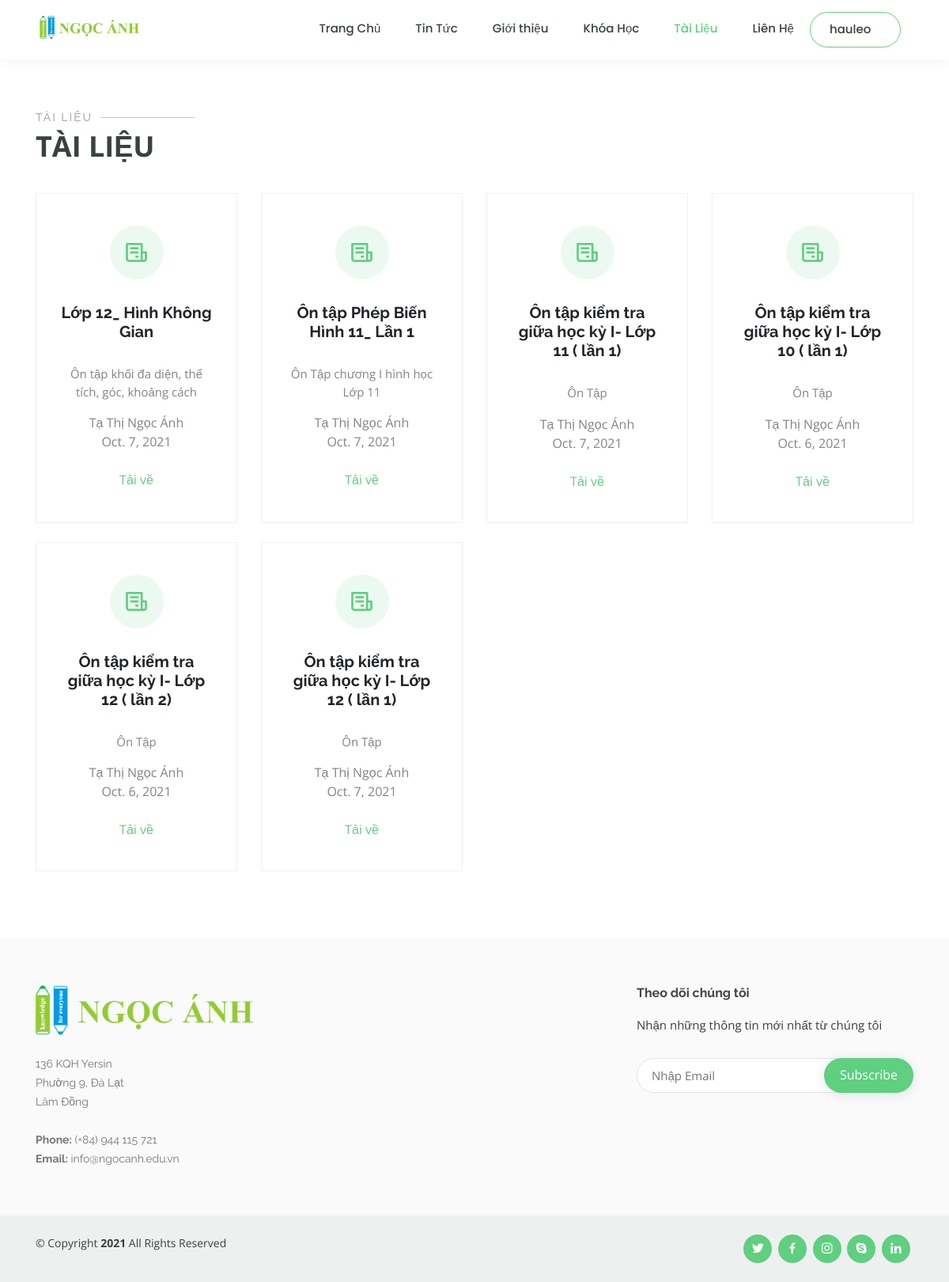
The page /documents (signed in) on the database its author committed.
### home/models.py (models this page shows, shortened)
class Document(models.Model):
    headline     = models.CharField("Tiêu đề",max_length=50)
    pubday       = models.DateField("Ngày đăng")
    name_teacher = models.ForeignKey(Teacher, on_delete=models.CASCADE)
    content      = models.TextField("Nội dung",default='')
    file = models.FileField(default='',upload_to='')
    class Meta:
        ordering = ['-id']
        db_table = "Document"

class Teacher(models.Model):
    first_name  = models.CharField("Họ",max_length=30)
    last_name   = models.CharField("Tên",max_length=30)
    email       = models.EmailField("Email")
    image       = models.ImageField(null=True)
    def __str__(self):
        return "%s %s" % (self.first_name, self.last_name)
    class Meta:
        db_table = "Teacher"

### home/views.py (the view)
# urls.py: url(r"^documents$",views.Documents, name="documents"),
@login_required(login_url="/login")
def Documents(request):
    documents   = Document.objects.all()
    return render(
        request=request,
        template_name="documents.html",
        context={
            'documents': documents,
        }
    )

### home/templates/documents.html (shortened to what this page needs)
<!DOCTYPE html>
<html lang="en">
<head>
  {% load static %}
  <link rel="stylesheet" type="text/css" href="{% static 'assets/vendor/bootstrap/css/bootstrap.min.css'%}">
  <link rel="stylesheet" type="text/css" href="{% static 'assets/vendor/icofont/icofont.min.css'%}">
  <link rel="stylesheet" type="text/css" href="{% static 'assets/vendor/boxicons/css/boxicons.min.css'%}">
  <link rel="stylesheet" type="text/css" href="{% static 'assets/vendor/remixicon/remixicon.css'%}">
  <link rel="stylesheet" type="text/css" href="{% static 'assets/vendor/owl.carousel/assets/owl.carousel.min.css'%}">
  <link rel="stylesheet" type="text/css" href="{% static 'assets/vendor/animate.css/animate.min.css'%}">
  <link rel="stylesheet" type="text/css" href="{% static 'assets/vendor/aos/aos.css'%}">
  <link rel="stylesheet" type="text/css" href="{% static 'assets/css/style.css'%}">
  <link rel="stylesheet" type="text/css" href="https://cdnjs.cloudflare.com/ajax/libs/font-awesome/6.0.0-beta2/css/all.min.css">
</head>
<body>
  <header id="header" class="fixed-top">
    <div class="container d-flex align-items-center" >
      <h1 class="logo mr-auto"><a href="{% url 'index'%}" style="font-weight: bold;"><img src="{% static 'assets/img/logo.jpg' %}"></a></h1>
      <nav class="nav-menu d-none d-lg-block" style="padding-right: 2vh;">
        <ul>
          <li><a href="{% url 'index'%}">Trang Chủ</a></li>
          <li><a href="{% url 'news'%}">Tin Tức</a></li>
          <li><a href="{% url 'about'%}">Giới thiệu</a></li>
          <li><a href="{% url 'course'%}">Khóa Học</a></li>
          <li class="active"><a href="{% url 'documents'%}">Tài Liệu</a></li>
          <li><a href="{% url 'contact'%}">Liên Hệ</a></li>
          {% if user.is_authenticated %}
            <li class="drop-down  hover-user"><a href="">{{user.username}}</a>
            {% else %}
                      <a href="{% url 'login_user'%}" class="get-started-btn" style="color: white;">Đăng Nhập</a>
                </li>
              </ul>
            </li>
          {% endif %}
      </nav>
    </div>
  </header>
  <main id="main">
    <div class="container">
      <div class="section-title" style="padding-bottom: 0; padding-top: 9rem;">
        <h2>TÀI LIỆU</h2>
        <p>TÀI LIỆU</p>
      </div>
      <section id="why-us" class="why-us" style="padding-top: 2rem;">
        <div class="icon-boxes d-flex flex-column justify-content-center">
          <div class="row">
            {% for document in documents %}
              <div class="col-xl-3 d-flex align-items-stretch">
                <div class="icon-box mt-4 mt-xl-0">
                  <i class="bx bx-receipt"></i>
                  <h4>{{document.headline}}</h4>
                  <p>{{document.content}}</p>
                  <span style="color: #848484;">{{document.name_teacher}}</span> <br>
                  <span style="color: #848484;">{{document.pubday}}</span> <br> <br>
                  {% if user.is_authenticated %}
                    <div class="rm-doc">
                        <a href="{{document.file.url}}" target="_blank">Tải về</a>
                    </div>
                  {% else %}
                    <div class="rm-doc" >
                      <a href="##" title="Vui lòng đăng nhập để tải về">Tải về</a>
                    </div>
                  {% endif %}
                </div>
              </div>
            {% endfor %}
          </div>
        </div>
      </section>
    </div>
  </main>
  <footer id="footer">
    <div class="footer-top">
      <div class="container">
        <div class="row">
          <div class="col-lg-3 col-md-6 footer-contact">
            <img src="{% static 'assets/img/final_logo.png' %}" style="padding-bottom: 3vh; width: 108%;">
            <p>
              136 KQH Yersin <br>
              Phường 9, Đà Lạt<br>
              Lâm Đồng <br><br>
              <strong>Phone:</strong> (+84) 944 115 721<br>
              <strong>Email:</strong> info@ngocanh.edu.vn<br>
            </p>
          </div>
          <div class="col-lg-2 col-md-6 footer-links">
          </div>
          <div class="col-lg-3 col-md-6 footer-links">
          </div>
          <div class="col-lg-4 col-md-6 footer-newsletter">
            <h4>Theo dõi chúng tôi</h4>
            <p>Nhận những thông tin mới nhất từ chúng tôi</p>
            <form action="" method="post">
              <input type="email" name="email" placeholder="Nhập Email" ><input type="submit" value="Subscribe" phac>
            </form>
          </div>
        </div>
      </div>
    </div>
    <div class="container d-md-flex py-4">
      <div class="mr-md-auto text-center text-md-left">
        <div class="copyright">
          &copy; Copyright <strong><span>2021</span></strong> All Rights Reserved
        </div>
        <div class="credits">
        </div>
      </div>
      <div class="social-links text-center text-md-right pt-3 pt-md-0">
        <a href="#" class="twitter"><i class="bx bxl-twitter"></i></a>
        <a href="https://www.facebook.com/daythemdalat" class="facebook"><i class="bx bxl-facebook"></i></a>
        <a href="#" class="instagram"><i class="bx bxl-instagram"></i></a>
        <a href="#" class="google-plus"><i class="bx bxl-skype"></i></a>
        <a href="#" class="linkedin"><i class="bx bxl-linkedin"></i></a>
      </div>
    </div>
  </footer>
</body>
</html>

### home/static/assets/css/style.css (style rules this page uses)
body { font-family: "Open Sans", sans-serif; }
a { color: #5fcf80; }
h1, h2, h3, h4, h5, h6 { font-family: "Raleway", sans-serif; }
#header { background: #fff; transition: all 0.5s; z-index: 997; padding: 15px 0; box-shadow: 0px 0 18px rgba(55, 66, 59, 0.08); }
#header .logo { font-size: 32px; margin: 0; padding: 0; line-height: 1; font-weight: 600; letter-spacing: 1px; text-transform: uppercase; }
#header .logo a { color: #5fcf80; }
#header .logo img { max-height: 40px; }
.hover-user { border: 1px solid #5fcf80; border-radius: 40px; }
.nav-menu ul { margin: 0; padding: 0; list-style: none; }
.nav-menu > ul { display: flex; }
.nav-menu > ul > li { position: relative; white-space: nowrap; padding: 10px 0 10px 24px; }
.nav-menu a { display: block; position: relative; color: #37423b; transition: 0.3s; font-size: 15px; font-family: "Poppins", sans-serif; font-weight: 500; margin-right: 20px; }
.nav-menu a:hover, .nav-menu .active > a, .nav-menu li:hover > a { color: #5fcf80; }
.nav-menu .drop-down > a:after { content: "\ea99"; font-family: IcoFont; padding-left: 5px; }
.mobile-nav { position: fixed; top: 55px; right: 15px; bottom: 15px; left: 15px; z-index: 9999; overflow-y: auto; background: #fff; transition: ease-in-out 0.2s; opacity: 0; visibility: hidden; border-radius: 10px; padding: 10px 0; }
.mobile-nav * { margin: 0; padding: 0; list-style: none; }
.mobile-nav a { display: block; position: relative; color: #37423b; padding: 10px 20px; font-weight: 500; outline: none; }
.mobile-nav a:hover, .mobile-nav .active > a, .mobile-nav li:hover > a { color: #5fcf80; text-decoration: none; }
.mobile-nav .drop-down > a:after { content: "\ea99"; font-family: IcoFont; padding-left: 10px; position: absolute; right: 15px; }
.mobile-nav .drop-down > a { padding-right: 35px; }
section { padding: 60px 0; overflow: hidden; }
.section-title { padding-bottom: 40px; }
.section-title h2 { font-size: 14px; font-weight: 500; padding: 0; line-height: 1px; margin: 0 0 5px 0; letter-spacing: 2px; text-transform: uppercase; color: #aaaaaa; }
.section-title h2::after { content: ""; width: 120px; height: 1px; display: inline-block; background: #9ae1af; margin: 4px 10px; }
.section-title p { margin: 0; margin: 0; font-size: 36px; font-weight: 700; text-transform: uppercase; color: #37423b; }
.why-us .icon-boxes .icon-box { text-align: center; background: #fff; padding: 40px 30px; width: 100%; border: 1px solid #eef0ef; margin-bottom: 3vh; }
.why-us .icon-boxes .icon-box i { font-size: 32px; padding: 18px; color: #5fcf80; margin-bottom: 30px; background: #ecf9f0; border-radius: 50px; }
.why-us .icon-boxes .icon-box h4 { font-size: 20px; font-weight: 700; margin: 0 0 30px 0; }
.why-us .icon-boxes .icon-box p { font-size: 15px; color: #848484; }
#footer { color: #37423b; font-size: 14px; background: #eef0ef; }
#footer .footer-top { padding: 60px 0 30px 0; background: #f9faf9; }
#footer .footer-top .footer-contact { margin-bottom: 30px; }
#footer .footer-top .footer-contact p { font-size: 14px; line-height: 24px; margin-bottom: 0; font-family: "Raleway", sans-serif; color: #777777; }
#footer .footer-top h4 { font-size: 16px; font-weight: bold; color: #444444; position: relative; padding-bottom: 12px; }
#footer .footer-top .footer-links { margin-bottom: 30px; }
#footer .footer-newsletter { font-size: 15px; }
#footer .footer-newsletter h4 { font-size: 16px; font-weight: bold; color: #444444; position: relative; padding-bottom: 12px; }
#footer .footer-newsletter form { margin-top: 30px; background: #fff; padding: 6px 10px; position: relative; border-radius: 50px; text-align: left; border: 1px solid #e0e5e2; }
#footer .footer-newsletter form input[type="email"] { border: 0; padding: 4px 8px; width: calc(100% - 100px); }
#footer .footer-newsletter form input[type="submit"] { position: absolute; top: -1px; right: -1px; bottom: -1px; border: 0; background: none; font-size: 16px; padding: 0 20px 2px 20px; background: #5fcf80; color: #fff; transition: 0.3s; border-radius: 50px; box-shadow: 0px 2px 15px rgba(0, 0, 0, 0.1); }
#footer .credits { padding-top: 5px; font-size: 13px; }
#footer .social-links a { font-size: 18px; display: inline-block; background: #5fcf80; color: #fff; line-height: 1; padding: 8px 0; margin-right: 4px; border-radius: 50%; text-align: center; width: 36px; height: 36px; transition: 0.3s; }
* { margin: 0; padding: 0; }

### rows shown on the page
Document: headline "Lớp 12_ Hình Không Gian", content "Ôn tập khối đa diện, thể tích, góc, khoảng cách", name_teacher "Tạ Thị Ngọc Ánh", pubday "Oct. 7, 2021"
Document: headline "Ôn tập Phép Biến Hình 11_ Lần 1", content "Ôn Tập chương I hình học Lớp 11", name_teacher "Tạ Thị Ngọc Ánh", pubday "Oct. 7, 2021"
Document: headline "Ôn tập kiểm tra giữa học kỳ I- Lớp 11 ( lần 1)", content "Ôn Tập", name_teacher "Tạ Thị Ngọc Ánh", pubday "Oct. 7, 2021"
Document: headline "Ôn tập kiểm tra giữa học kỳ I- Lớp 10 ( lần 1)", content "Ôn Tập", name_teacher "Tạ Thị Ngọc Ánh", pubday "Oct. 6, 2021"
Document: headline "Ôn tập kiểm tra giữa học kỳ I- Lớp 12 ( lần 2)", content "Ôn Tập", name_teacher "Tạ Thị Ngọc Ánh", pubday "Oct. 6, 2021"
Document: headline "Ôn tập kiểm tra giữa học kỳ I- Lớp 12 ( lần 1)", content "Ôn Tập", name_teacher "Tạ Thị Ngọc Ánh", pubday "Oct. 7, 2021"

### other values the page prints
{{ user.username }} "hauleo"
